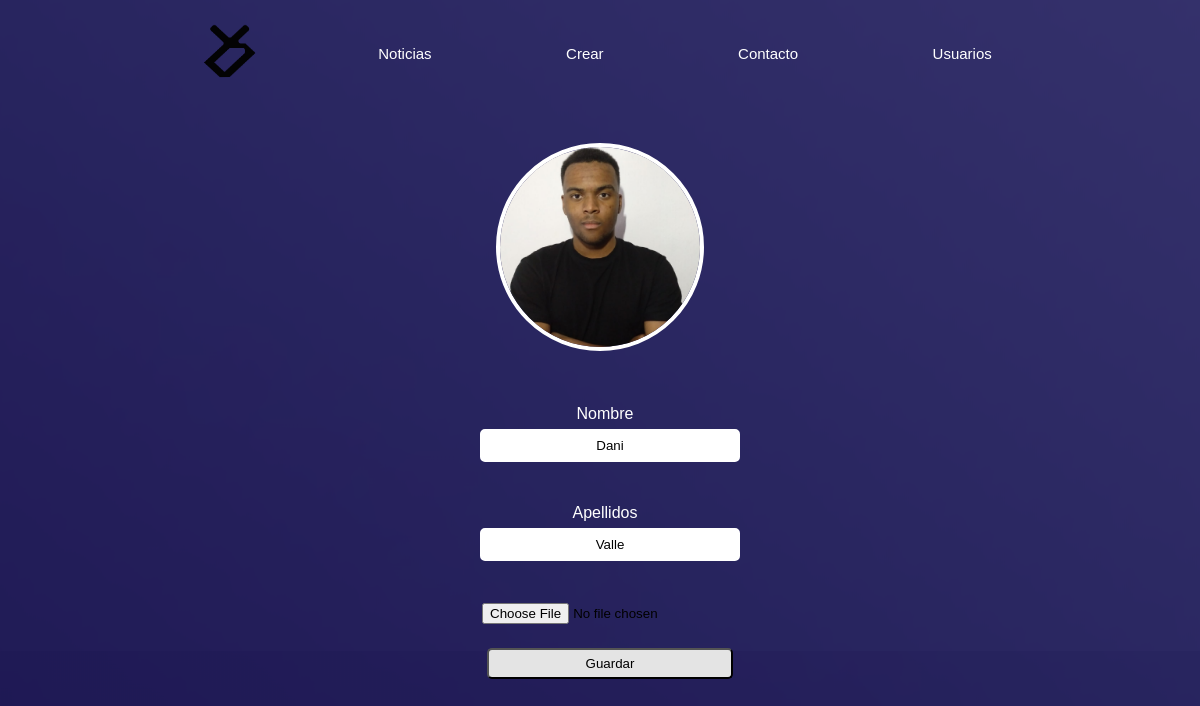
Page /Usuario/perfil.php (signed in) on the committed database.
### tables this page shows
CREATE TABLE `usuario` (
  `id_usuario` int(11) NOT NULL,
  `nombre` varchar(20) NOT NULL,
  `apellidos` varchar(20) NOT NULL,
  `email` varchar(50) NOT NULL,
  `contraseña` varchar(160) NOT NULL,
  `foto` varchar(100) NOT NULL,
  `estado` varchar(10) NOT NULL,
  `ban` varchar(3) NOT NULL
);

### Usuario/perfil.php (the view, shortened to what this page needs)
<?php
require("../Datos/conexion.php");
if (isset($_SESSION['email'])) {
  $email = $_SESSION['email'];
  $sql_user = "SELECT * FROM usuario WHERE email = '$email'";
  $resultado_user = mysqli_query($conexion, $sql_user) or die(mysqli_error($conexion));
  $row_user = mysqli_fetch_array($resultado_user);
} else {
  Header("Location: ../Usuario/login.php");
}
?>
<!DOCTYPE html>
<html lang="en">
  <head>
    <link rel="stylesheet" href="./estilos.css" type="text/css" />
  </head>
  <body>
  <div class="responsive">
        <div class="navegacion">
          <a href = "./index.php"><img src="./imagenes/LogoDani-02.png" class="logo"/></a>
            <nav>
                <ul>
                    <li class="barra">
                        <a href="./noticias.php" class="decBarra">Noticias</a>
                    </li>
                    <li class="barra">
                        <a href="./crearNoticia.php" class="decBarra">Crear</a>
                    </li>
                    <li class="barra">
                        <a href="./contacto.php" class="decBarra">Contacto</a>
                    </li>
                    <?php
                    if ($email != '') {
                        if ($row_user['estado'] == 'admin' ) {
                    ?>
                        <li class="barra">
                            <a href="./usuarios.php" class="decBarra">Usuarios</a>
                        </li>
                    <?php }
                    }?>
                </ul>
            </nav>
        </div><br><br>
      <div class="perfil-img">
          <img class = imgPerfil src="./imagenes/<?php echo($row_user['foto'])?>" heigth = "200px" width = "200px" alt="Cambia tu imagen de perfil" />
      </div>
      <div class="arregloPerfil">
      <div class="perfil">
          <form action = "../Logica/controladorPerfil.php?id=<?php echo $row_user['id_usuario']?>" method="POST" enctype="multipart/form-data">
            <div class="perfil-info">
              <label for>Nombre</label>
              <input type="text" name="nombre" id="nombre" class = "input" placeholder="Nombre" value = "<?php echo $row_user['nombre']?>" required onkeyup = "validarTexto()"/><br><br>
              <label for>Apellidos</label>
              <input type="text" name="apellido" id="apellido" class = "input" placeholder="Apellido" value = "<?php echo $row_user['apellidos']?>" required onkeyup = "validarTexto()"/><br><br>
              <div class="lol">
                <input type="file" name="foto" id="foto" value = "<?php echo $row_user['foto']?>" class = "input"/>
              </div><br>
              <input type="submit" value="Guardar" id = "guardar" name = "guardar" onclick = "checkInputs()"/><br><br>
              <br>
            </div>
          </form>
      </div>
      </div>
      </div>
  </body>
</html>

### Usuario/estilos.css (style rules this page uses)
* { padding: 0; margin: 0; font-family: Tahoma, sans-serif; background-repeat: no-repeat; }
.navegacion { display: flex; align-items: center; }
nav { flex: 1; text-align: right; color: white; }
nav ul li { list-style: none; margin-left: 70px; display: inline-block; }
.logo { width: 100px; cursor: pointer; }
.barra { border-radius: 10px; padding: 30px; }
.decBarra { text-decoration: none; color: white; font-size: 15px; }
input[type="text"], input[type="password"] { width: 82%; padding: 6px 12px; margin-left: 20px; border-radius: 5px; text-align: center; border: solid white; }
input[type="submit"] { width: 90%; padding: 6px 12px; margin-left: 20px; border-radius: 5px; text-align: center; background-color: rgb(228, 228, 228); color: black; }
input[type="file"] { cursor: pointer; }
body { background-color: rgb(250, 243, 243); }
form { padding: 10px; display: table; }
label { padding: 6px 12px; margin-left: 10px; color: white; }
body { display: flex; justify-content: center; }
.responsive { background-image: url(./imagenes/website-background-image-size-psd-vector-photo_waifu2x_art_noise3_scale_tta_1.png); background-position: center; display: flex; flex-direction: column; align-items: center; width: 100vw; padding: 0; }
#foto { margin-left: 10px; }
.arregloPerfil { display: flex; flex-direction: row; align-items: center; justify-content: center; width: 100%; height: 300px; }
.perfil { color:rgb(255, 255, 255); width: 25%; height: 75%; display: flex; justify-content: center; }
.imgPerfil { border-radius: 100%; border: 4px solid white; }
.perfil-img { display: flex; justify-content: center; background-position: center; background-size: cover; box-sizing: border-box; position: relative; }
.perfil-info { display: flex; flex-direction: column; justify-content: center; align-items: center; width: 100%; height: 100%; position: relative; }
.input { width: 100%; padding: 6px 12px; margin-left: 20px; border-radius: 5px; text-align: center; color: black; }
#guardar { width: 88%; }
body { background-image: url(./imagenes/website-background-image-size-psd-vector-photo_waifu2x_art_noise3_scale_tta_1.png); }

### rows in the picture
usuario: foto (picture), nombre "Dani", apellido "Valle"
